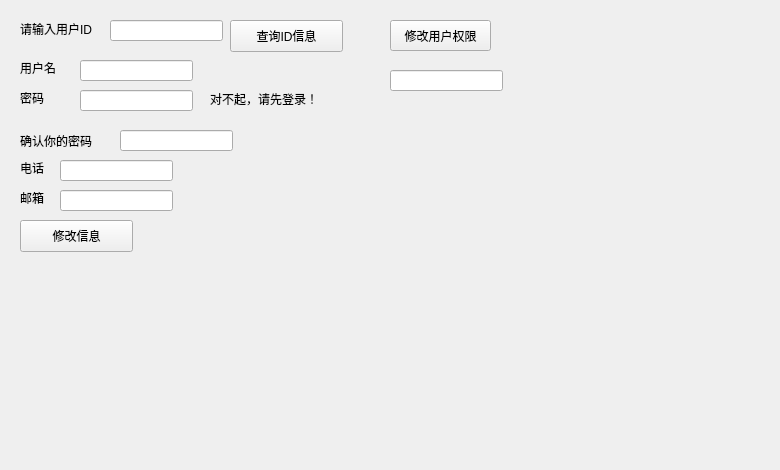
    <widget class="QWidget" name="tab_4">
     <attribute name="title">
      <string>管理用户信息</string>
     </attribute>
     <widget class="QFrame" name="tab4_logined">
      <property name="geometry">
       <rect>
        <x>0</x>
        <y>0</y>
        <width>771</width>
        <height>461</height>
       </rect>
      </property>
      <property name="styleSheet">
       <string notr="true">QFrame{border: 0px;}</string>
      </property>
      <property name="frameShape">
       <enum>QFrame::StyledPanel</enum>
      </property>
      <property name="frameShadow">
       <enum>QFrame::Raised</enum>
      </property>
      <widget class="QLabel" name="label_8">
       <property name="geometry">
        <rect>
         <x>20</x>
         <y>20</y>
         <width>91</width>
         <height>16</height>
        </rect>
       </property>
       <property name="text">
        <string>&lt;html&gt;&lt;head/&gt;&lt;body&gt;&lt;p&gt;请输入用户ID&lt;/p&gt;&lt;/body&gt;&lt;/html&gt;</string>
       </property>
      </widget>
      <widget class="QLineEdit" name="tab4_logined_frame_userid">
       <property name="geometry">
        <rect>
         <x>110</x>
         <y>20</y>
         <width>113</width>
         <height>21</height>
        </rect>
       </property>
       <property name="inputMask">
        <string>0000000</string>
       </property>
      </widget>
      <widget class="QPushButton" name="tab4_logined_frame_usercheckid">
       <property name="geometry">
        <rect>
         <x>230</x>
         <y>20</y>
         <width>113</width>
         <height>32</height>
        </rect>
       </property>
       <property name="text">
        <string>查询ID信息</string>
       </property>
      </widget>
      <widget class="QLabel" name="label_9">
       <property name="geometry">
        <rect>
         <x>20</x>
         <y>60</y>
         <width>60</width>
         <height>16</height>
        </rect>
       </property>
       <property name="text">
        <string>用户名</string>
       </property>
      </widget>
      <widget class="QLabel" name="label_10">
       <property name="geometry">
        <rect>
         <x>20</x>
         <y>90</y>
         <width>60</width>
         <height>16</height>
        </rect>
       </property>
       <property name="text">
        <string>密码</string>
       </property>
      </widget>
      <widget class="QLabel" name="label_11">
       <property name="geometry">
        <rect>
         <x>20</x>
         <y>130</y>
         <width>91</width>
         <height>21</height>
        </rect>
       </property>
       <property name="text">
        <string>确认你的密码</string>
       </property>
      </widget>
      <widget class="QLabel" name="label_12">
       <property name="geometry">
        <rect>
         <x>20</x>
         <y>160</y>
         <width>60</width>
         <height>16</height>
        </rect>
       </property>
       <property name="text">
        <string>电话</string>
       </property>
      </widget>
      <widget class="QLabel" name="label_13">
       <property name="geometry">
        <rect>
         <x>20</x>
         <y>190</y>
         <width>60</width>
         <height>16</height>
        </rect>
       </property>
       <property name="text">
        <string>邮箱</string>
       </property>
      </widget>
      <widget class="QLineEdit" name="tab4_logined_frame_username">
       <property name="geometry">
        <rect>
         <x>80</x>
         <y>60</y>
         <width>113</width>
         <height>21</height>
        </rect>
       </property>
      </widget>
      <widget class="QLineEdit" name="tab4_logined_frame_userword">
       <property name="geometry">
        <rect>
         <x>80</x>
         <y>90</y>
         <width>113</width>
         <height>21</height>
        </rect>
       </property>
       <property name="echoMode">
        <enum>QLineEdit::Password</enum>
       </property>
      </widget>
      <widget class="QLineEdit" name="tab4_logined_frame_userword_2">
       <property name="geometry">
        <rect>
         <x>120</x>
         <y>130</y>
         <width>113</width>
         <height>21</height>
        </rect>
       </property>
       <property name="echoMode">
        <enum>QLineEdit::Password</enum>
       </property>
      </widget>
      <widget class="QLineEdit" name="tab4_logined_frame_userphone">
       <property name="geometry">
        <rect>
         <x>60</x>
         <y>160</y>
         <width>113</width>
         <height>21</height>
        </rect>
       </property>
       <property name="inputMask">
        <string>00000000000</string>
       </property>
      </widget>
      <widget class="QLineEdit" name="tab4_logined_frame_usermail">
       <property name="geometry">
        <rect>
         <x>60</x>
         <y>190</y>
         <width>113</width>
         <height>21</height>
        </rect>
       </property>
      </widget>
      <widget class="QPushButton" name="tab4_logined_frame_modifyinfo">
       <property name="geometry">
        <rect>
         <x>20</x>
         <y>220</y>
         <width>113</width>
         <height>32</height>
        </rect>
       </property>
       <property name="text">
        <string>修改信息</string>
       </property>
      </widget>
      <widget class="QPushButton" name="tab4_logined_frame_modifyprivilege">
       <property name="geometry">
        <rect>
         <x>390</x>
         <y>20</y>
         <width>101</width>
         <height>31</height>
        </rect>
       </property>
       <property name="text">
        <string>修改用户权限</string>
       </property>
      </widget>
      <widget class="QLineEdit" name="tab4_logined_frame_modifyuserid">
       <property name="geometry">
        <rect>
         <x>390</x>
         <y>70</y>
         <width>113</width>
         <height>21</height>
        </rect>
       </property>
       <property name="inputMask">
        <string>0000000</string>
       </property>
      </widget>
     </widget>
     <widget class="QFrame" name="tab4_nologin">
      <property name="geometry">
       <rect>
        <x>170</x>
        <y>60</y>
        <width>211</width>
        <height>80</height>
       </rect>
      </property>
      <property name="styleSheet">
       <string notr="true">QFrame{border: 0px;}</string>
      </property>
      <property name="frameShape">
       <enum>QFrame::StyledPanel</enum>
      </property>
      <property name="frameShadow">
       <enum>QFrame::Raised</enum>
      </property>
      <widget class="QLabel" name="label_7">
       <property name="geometry">
        <rect>
         <x>40</x>
         <y>30</y>
         <width>131</width>
         <height>16</height>
        </rect>
       </property>
       <property name="text">
        <string>&lt;html&gt;&lt;head/&gt;&lt;body&gt;&lt;p&gt;对不起，请先登录！&lt;/p&gt;&lt;/body&gt;&lt;/html&gt;</string>
       </property>
      </widget>
     </widget>
    </widget>
